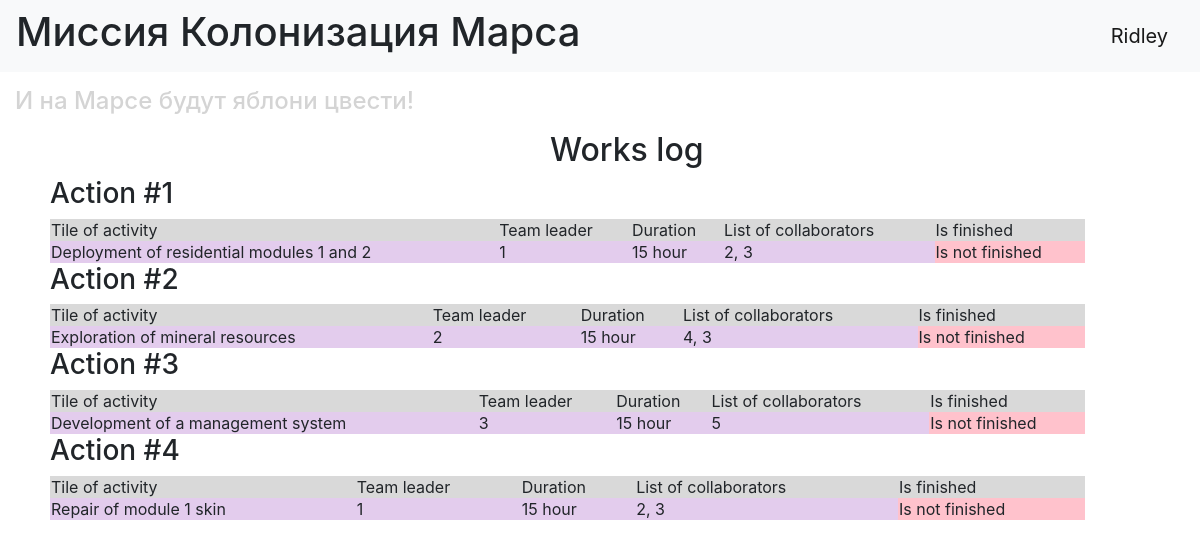
The page / (signed in) on the database its author committed.
### data/users.py (models this page shows, shortened)
class User(SqlAlchemyBase, UserMixin):
    __tablename__ = 'users'
    id = sqlalchemy.Column(sqlalchemy.Integer,
                           primary_key=True, autoincrement=True)
    surname = sqlalchemy.Column(sqlalchemy.String, nullable=True)
    name = sqlalchemy.Column(sqlalchemy.String, nullable=True)
    age = sqlalchemy.Column(sqlalchemy.Integer, nullable=True)
    position = sqlalchemy.Column(sqlalchemy.String, nullable=True)
    speciality = sqlalchemy.Column(sqlalchemy.String, nullable=True)
    address = sqlalchemy.Column(sqlalchemy.String, nullable=True)
    email = sqlalchemy.Column(sqlalchemy.String, unique=True, nullable=True)
    hashed_password = sqlalchemy.Column(sqlalchemy.String, nullable=True)
    modified_date = sqlalchemy.Column(sqlalchemy.DateTime, default=datetime.datetime.now)

### data/jobs.py (models this page shows)
class Jobs(SqlAlchemyBase):
    __tablename__ = 'jobs'
    id = sqlalchemy.Column(sqlalchemy.Integer,
                           primary_key=True, autoincrement=True)
    team_leader = sqlalchemy.Column(sqlalchemy.Integer,
                                    sqlalchemy.ForeignKey("users.id"), nullable=True)
    user = orm.relation('User')
    job = sqlalchemy.Column(sqlalchemy.String, nullable=True)
    work_size = sqlalchemy.Column(sqlalchemy.Integer, nullable=True)
    collaborators = sqlalchemy.Column(sqlalchemy.Integer, nullable=True)
    start_date = sqlalchemy.Column(sqlalchemy.Date, nullable=True)
    end_date = sqlalchemy.Column(sqlalchemy.Date, nullable=True)
    is_finished = sqlalchemy.Column(sqlalchemy.String, nullable=True)

### Mars App.py (the view)
@app.route('/')
def index():
    session = db_session.create_session()
    job = session.query(Jobs).all()
    return render_template('journal.html', jobs=job)

### Mars App.py (called while the page is built)
@login_manager.user_loader
def load_user(user_id):
    db_sess = db_session.create_session()
    return db_sess.query(User).get(user_id)

### data/db_session.py (called while the page is built)
def create_session() -> Session:
    global __factory
    return __factory()

### templates/journal.html
<link rel="stylesheet" href="../static/css/journal.css">
{% extends "base.html" %}
{% block content %}
<h2>Works log</h2>
{% for item in jobs %}
<div class="data">
    <h3>Action #{{loop.index}}</h3>
    <table style="width: 90%;">
        <tr style="background: #d9d9d9">
            <td>Tile of activity</td>
            <td>Team leader</td>
            <td>Duration</td>
            <td>List of collaborators</td>
            <td>Is finished</td>
        </tr>
        <tr>
            <td style="background: #e3cced">{{item.job}}</td>
            <td style="background: #e3cced">{{item.team_leader}}</td>
            <td style="background: #e3cced">{{item.work_size}} hour</td>
            <td style="background: #e3cced">{{item.collaborators}}</td>
            <td style="background: #ffc2cc">
                {% if item.is_finished == 'True' %}
                Is finished
                {% else %}
                Is not finished
                {% endif %}
            </td>
        </tr>
    </table>
</div>
{% endfor %}
{% endblock %}

### templates/base.html (shortened to what this page needs)
<!doctype html>
<html lang="en">
<head>
    <link rel="stylesheet" href="../static/css/base.css">
    <link rel="stylesheet"
          href="https://stackpath.bootstrapcdn.com/bootstrap/4.4.1/css/bootstrap.min.css"
>
</head>
<body>
<header>
    <div class="navbar navbar-light bg-light">
        <h1>Миссия Колонизация Марса</h1>
        {% if current_user.is_authenticated %}
        <a class="navbar-brand" href="/logout">{{ current_user.name }}</a>
        {% else %}
        <p>
            <a class="btn btn-primary " href="/register">Зарегистрироваться</a>
            <a class="btn btn-success" href="/login">Войти</a>
        </p>
        {% endif %}
    </div>
    <h4 class="apple_tree">И на Марсе будут яблони цвести!</h4>
</header>
<main role="main">
    {% block content %}{% endblock %}
</main>
</body>
</html>

### static/css/journal.css (style rules this page uses)
h2 { margin-left: 550; }
.apple_tree { color: #d4d4d4; margin: 15 }
.data { margin-left: 50; }

### static/css/base.css (style rules this page uses)
.apple_tree { color: #d4d4d4; margin: 15 }

### rows shown on the page
User: name "Ridley"
Jobs: job "Deployment of residential modules 1 and 2", team_leader "1", work_size "15", collaborators "2, 3", is_finished "Is not finished"
Jobs: job "Exploration of mineral resources", team_leader "2", work_size "15", collaborators "4, 3", is_finished "Is not finished"
Jobs: job "Development of a management system", team_leader "3", work_size "15", collaborators "5", is_finished "Is not finished"
Jobs: job "Repair of module 1 skin", team_leader "1", work_size "15", collaborators "2, 3", is_finished "Is not finished"
